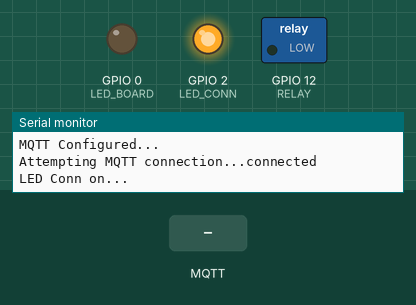
This sketch was run on a simulated ESP8266 (NodeMCU). Parts: switched loads named in the sketch (green lamp = pin HIGH), output pins drawn as LEDs (lit = HIGH), the last lines printed to the serial monitor. Dashed ring = blinking. Inputs (shaded band) come from the test bench. WiFi joins after 1.5 s; servers stay silent unless stated; no MQTT or app messages arrive unless stated.

Above: at 2.7 s.
2.8 s: MQTT message "ON" arrives on the second subscribed topic
At 9.0 s:
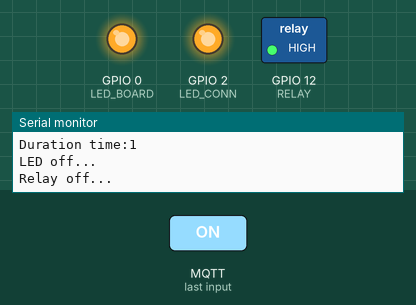
9.5 s: MQTT message "1" arrives on the second subscribed topic
At 10.6 s:
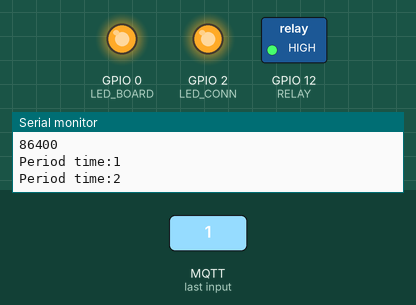
11.0 s: MQTT message "0" arrives on the second subscribed topic
At 13.2 s:
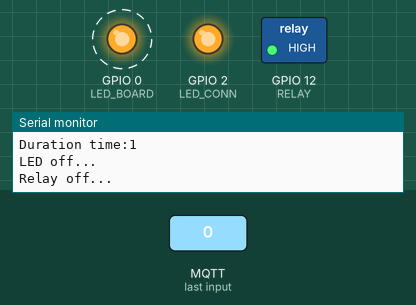
Timing chart, 0 to 15.0 s (numbered marks = the images above; inputs shaded):
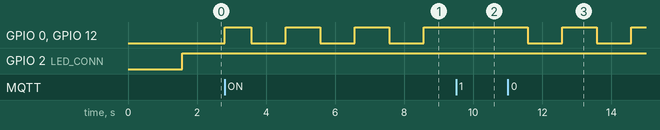

The sketch:

automatic_watering_v1.ino
```cpp
#include <ESP8266WiFi.h>
#include <PubSubClient.h>

#define wifi_ssid "HumleBo"
#define wifi_password "HumleBo2014!"

#define mqtt_server "192.168.1.111"
#define mqtt_user "albe"
#define mqtt_password "albe"

#define control_topic "watering/control"
#define period_topic "watering/period"
#define duration_topic "watering/duration"
#define reset_topic "watering/reset"
#define status_topic "watering/status"
#define time_hours_topic "watering/time/hours"
#define time_minutes_topic "watering/time/minutes"
#define MILLIS_TO_SECONDS 1000

enum topic {
  control,
  period,
  duration,
  reset,
  nothing
};

enum app_mode {
  WAIT,
  PERIOD,
  DURATION,
  RESET
};

WiFiClient espClient;
PubSubClient client(espClient);

// Start app in wait mode
app_mode current_mode = WAIT;

int LED_BOARD = 0;
int LED_CONN= 2;

int RELAY = 12;
int relay_state = 0;
topic received_topic = nothing;
char message[32];

unsigned long duration_second_counter = 0;
unsigned long duration_time_seconds = 0;
unsigned long period_second_counter = 0;
unsigned long period_time_seconds = 0;
unsigned long previous_millis = 0;

void init_relay() {
  pinMode(RELAY, OUTPUT);
  digitalWrite(RELAY, LOW);
  relay_state = 0;
}

void setup_wifi() {
  delay(10);
  // We start by connecting to a WiFi network
  Serial.println();
  Serial.print("Connecting to ");
  Serial.println(wifi_ssid);

  WiFi.begin(wifi_ssid, wifi_password);

  while (WiFi.status() != WL_CONNECTED) {
    delay(500);
    Serial.print(".");
  }

  Serial.println("");
  Serial.println("WiFi connected");
  Serial.println("IP address: ");
  Serial.println(WiFi.localIP());
}


void setup() {
  // put your setup code here, to run once:
  Serial.begin(115200);
  pinMode(LED_BOARD, OUTPUT);
  digitalWrite(LED_BOARD, LOW);

  pinMode(LED_CONN, OUTPUT);
  digitalWrite(LED_CONN, LOW);


  init_relay();
  setup_wifi();

  client.setServer(mqtt_server, 1883);
  client.setCallback(callback);

  Serial.print("\nMQTT Configured...\n");
}


void reconnect() {
  // Loop until we're reconnected
  while (!client.connected()) {
    Serial.print("Attempting MQTT connection...");

    // Attempt to connect
    if (client.connect("ESP8266Client", mqtt_user, mqtt_password)) {
      Serial.println("connected");
      led_conn_control(1);
    } else {
      Serial.print("failed, rc=");
      Serial.print(client.state());
      Serial.println(" try again in 5 seconds");
      led_conn_control(0);
      // Wait 5 seconds before retrying
      delay(5000);
    }
  }
  // Subscribe to topics
  client.subscribe(control_topic);
  client.subscribe(period_topic);
  client.subscribe(duration_topic);
  client.subscribe(reset_topic);
}

void reset_watering() {
  duration_second_counter = 0;
  period_second_counter = 0;
  current_mode = WAIT;
  relay_control(0);
}

void loop() {
  if (!client.connected()) {
    reconnect();
  }
  client.loop();


  unsigned long current_millis = millis();

  // Count different stuff in different modes.
  if (current_millis-previous_millis >= MILLIS_TO_SECONDS) {
    previous_millis = current_millis;
    switch (current_mode) {
    Serial.print("Mode: ");
    Serial.print(current_mode);
    Serial.print("\n");

    case WAIT:
      // Wait for incoming commands
    break;

    case PERIOD:
      // Increment period counter
      period_second_counter++;

      // Send time left every minute in minutes
      if ( (period_second_counter % 60) == 0 ) {
        send_time_left( (period_time_seconds - period_second_counter)/60 );
      }

      Serial.print("Period time:");
      Serial.print(period_second_counter);
      Serial.print("\n");

      // Check if it is time to water
      if (period_second_counter >= period_time_seconds) {
        // Start watering
        relay_control(1);
        // Switch to duration mode
        current_mode = DURATION;
        // Reset period counter
        period_second_counter = 0;
      }
    break;

    case DURATION:
      // Increment duration second counter
      duration_second_counter++;
      Serial.print("Duration time:");
      Serial.print(duration_second_counter);
      Serial.print("\n");
      // Check if it is time to water
      if (duration_second_counter >= duration_time_seconds) {
        // Stop watering
        relay_control(0);
        // Switch to duration mode
        current_mode = PERIOD;
        // Reset duration counter
        duration_second_counter = 0;
      }
    break;
    case RESET:
      reset_watering();
    break;

    default:
    break;
    }
  } else if (current_millis - previous_millis < 0) {
    // Reset counter
    previous_millis = current_millis;
  }

  // Check if a new message has arrived
  switch (received_topic) {
    case control:
      if (strcmp(message, "ON") == 0) {
        relay_control(1);
      } else {
        relay_control(0);
      }
      // Reset topic and message
      received_topic = nothing;
      memset(message, 0, sizeof(message));
    break;
    case reset:
      Serial.print("Resetting\n");
      current_mode= RESET;
      // Reset topic and message
      received_topic = nothing;
      memset(message, 0, sizeof(message));
    break;

    case period:
      reset_watering();
      period_time_seconds = atoi(message) * 3600 * 24;
      current_mode = PERIOD;
      Serial.print("New period set to \n");
      Serial.print(period_time_seconds);
      Serial.print("\n");
      // Reset topic and message
      received_topic = nothing;
      memset(message, 0, sizeof(message));
    break;

    case duration:
      reset_watering();
      duration_time_seconds = atoi(message) * 60;
      current_mode = PERIOD;
      Serial.print("New duration set to \n");
      Serial.print(duration_time_seconds);
      Serial.print("\n");
      Serial.print("New duration set..\n");
      // Reset topic and message
      received_topic = nothing;
      memset(message, 0, sizeof(message));
    break;

    default:
    // Do nothing if topic is weird
    break;
  }
}

void callback(char* topic, byte* payload, unsigned int length) {

  Serial.print("Message arrived in topic: ");
  Serial.println(topic);

  Serial.print("Message:");
  for (int i = 0; i < length; i++) {
    Serial.print((char)payload[i]);
  }
  Serial.print("\n");

  // Parse topic type
  if (strcmp(topic, control_topic) == 0) {
    received_topic = control;
    memset(message, 0, sizeof(message));
    memcpy(message, payload, length);
  } else if (strcmp(topic, reset_topic) == 0) {
    received_topic = reset;
    memset(message, 0, sizeof(message));
    memcpy(message, payload, length);
  } else if (strcmp(topic, period_topic) == 0) {
    received_topic = period;
    memset(message, 0, sizeof(message));
    memcpy(message, payload, length);
  } else if (strcmp(topic, duration_topic) == 0) {
    received_topic = duration;
    memset(message, 0, sizeof(message));
    memcpy(message, payload, length);
  }
}

void send_watering_status(int status) {
  if (status) {
    client.publish(status_topic, "ON", true);
  } if (!status) {
    client.publish(status_topic, "OFF", true);
  }
}

void send_time_left(int seconds) {
  int hours = seconds % 3600;
  int minutes = (seconds - hours*3600) % 60;
  Serial.print("Time until watering is: ");
  Serial.print(hours);
  Serial.print("hours and ");
  Serial.print(minutes);
  Serial.print("minutes.\n");
  client.publish(time_hours_topic, String(seconds).c_str(), true);
}

int blink(int period) {
  digitalWrite(LED_BOARD, LOW);
  delay(period / 2);
  digitalWrite(LED_BOARD, HIGH);
  delay(period / 2);
  Serial.print("Blinked...\n");
}

int led_control(int signal) {
  if (signal == 1) {
    digitalWrite(LED_BOARD, LOW);
    Serial.print("LED on...\n");
  } else if (signal == 0) {
    digitalWrite(LED_BOARD, HIGH);
    Serial.print("LED off...\n");
  }
}

int led_conn_control(int signal) {
  if (signal == 1) {
    digitalWrite(LED_CONN, HIGH);
    Serial.print("LED Conn on...\n");
  } else if (signal == 0) {
    digitalWrite(LED_CONN, LOW);
    Serial.print("LED Conn off...\n");
  }
}

int relay_control(int signal) {
  if (signal == 1) {
    digitalWrite(RELAY, LOW);
    send_watering_status(1);
    led_control(1);
    Serial.print("Relay on...\n");
  } else if (signal == 0) {
    digitalWrite(RELAY, HIGH);
    send_watering_status(0);
    led_control(0);
    Serial.print("Relay off...\n");
  }
}

void relay_toggle() {
  if (relay_state == 1) {
    relay_control(0);
    relay_state = 0;
  } else if (relay_state == 0) {
    relay_control(1);
    relay_state = 1;
  }
}
```

Measured:
- after the input at 2.8 s, GPIO 0 (LED_BOARD), GPIO 12 (RELAY): LOW → HIGH at once, then repeats every 2.0 s: LOW 1.0 s, HIGH 1.0 s
- after the input at 9.5 s, GPIO 0 (LED_BOARD), GPIO 12 (RELAY): stays HIGH (without the input it goes to LOW after 0.07 s)
- after the input at 11.0 s, GPIO 0 (LED_BOARD), GPIO 12 (RELAY): alternates HIGH for 1.0 s and LOW for 1.0 s, starting after 0.57 s
